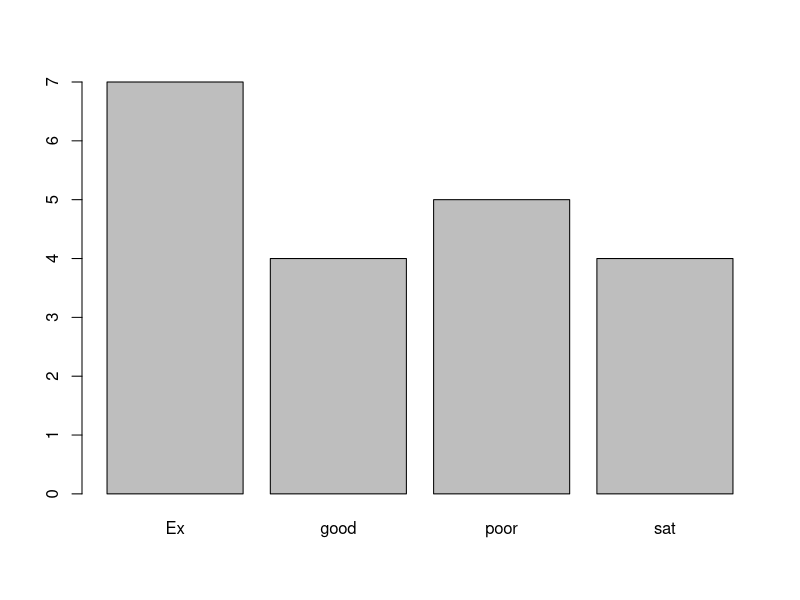
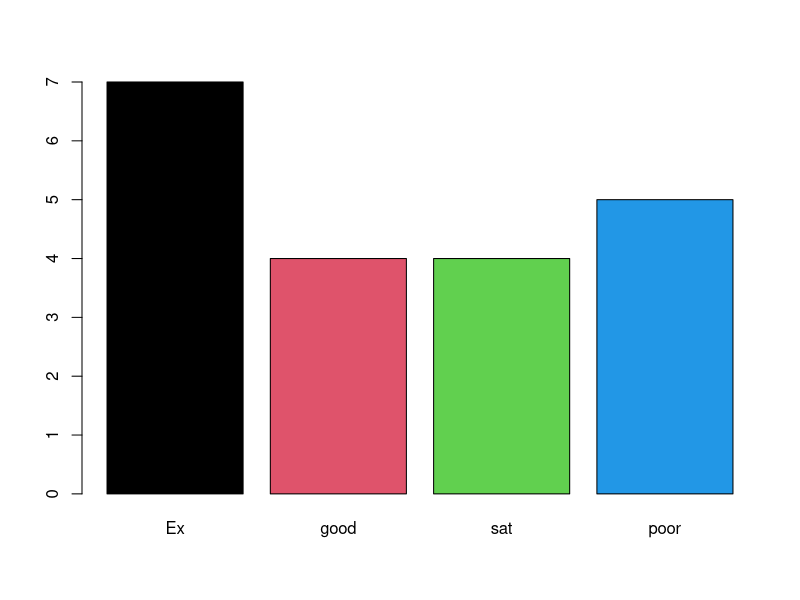

Reproduce these figures in R, in order.


#factors
gender=(sample(c('M','F'),size = 20,prob = c(.6,.4),replace = T))
summary(gender)


gender=factor(gender)
summary(gender)



#ordered factors
set.seed(2000)
p1=sample(c('Ex','poor','sat','good'),size = 20,replace = T)
p1
p1=factor(p1)
summary(p1)

p1of= factor(p1,ordered = T,levels = c('Ex','good','sat','poor'))
summary(p1of)
barplot(table(p1))
barplot(table(p1of),col= 1:4)
